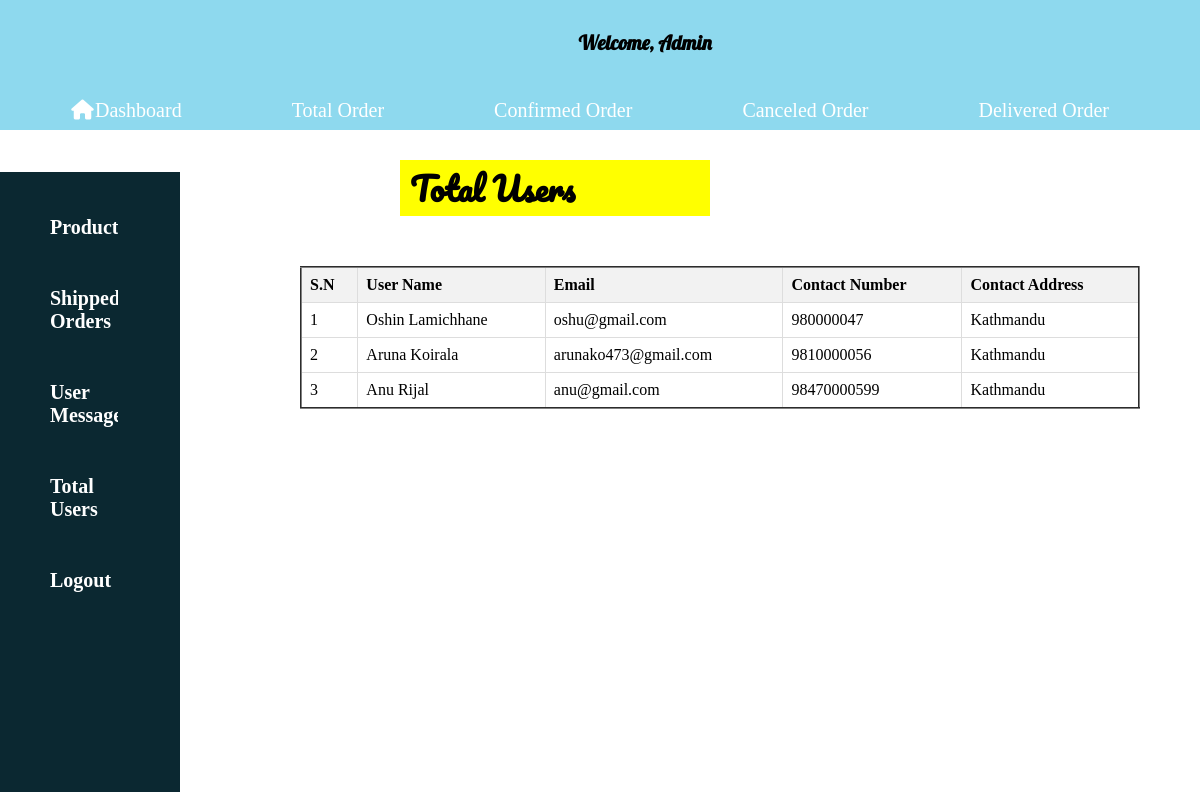
The page /Admin/TotalUsers.php on the database its author committed.
### tables this page shows
CREATE TABLE `customer_details` (
  `cid` int(255) NOT NULL,
  `sid` int(255) DEFAULT NULL,
  `photo` varchar(255) DEFAULT NULL,
  `phone` varchar(15) NOT NULL,
  `address` varchar(255) DEFAULT NULL
);

CREATE TABLE `signup` (
  `sid` int(255) NOT NULL,
  `username` varchar(255) NOT NULL,
  `email` varchar(255) NOT NULL,
  `password` varchar(255) NOT NULL
);

### Admin/TotalUsers.php (the view, shortened to what this page needs)
<?php
include('layout/headpart.php');
$conn = new mysqli("localhost", "root", "", "obms");
$sql = "SELECT * FROM signup
    INNER JOIN customer_details ON signup.sid = customer_details.cid  ";
$result = mysqli_query($conn, $sql);
?>
<link rel="stylesheet" href="assets/css/order.css">
<?php    include('layout/sidebar.php'); ?>
<div class="main-div">
        <h1 class="to">Total Users</h1>
        <div class="orders-list">
            <table style="width:70%;" border="2">
                <tr>
                    <th>S.N</th>
                    <th>User Name</th>
                    <th>Email</th>
                    <th>Contact Number</th>
                    <th>Contact Address</th>
                </tr>
                <?php
                $count = 1;
                while ($row = mysqli_fetch_assoc($result)) {
                ?>
                <tr>
                    <td><?php echo $count; ?></td>
                    <td><?php echo  $row['username']; ?></td>
                    <td><?php echo $row['email']; ?></td>
                    <td><?php echo $row['phone']; ?></td>
                    <td><?php echo $row['address']; ?></td>
                </tr>
                <?php
                    $count++;
                }
                ?>
            </table>
        </div>
</div>

### Admin/layout/headpart.php (shortened to what this page needs)
<!DOCTYPE html>
<html lang="en">
<head>
    <link rel="stylesheet" href="https://cdnjs.cloudflare.com/ajax/libs/font-awesome/6.5.1/css/all.min.css"
 />
    <link rel="stylesheet" href="./assets/css/headpart.css">
</head>
<body>
     <div id="header">
            <h2>Welcome, Admin</h2>
           <ul>
                <li><a class="active" href="index.php"><i class="fa fa-fw fa-home"></i>Dashboard</a></li>
                <li><a href="totalorder.php">Total Order</a></li>
                <li><a href="confirmorder.php">Confirmed Order</a></li>
                <li><a href="cancelorder.php">Canceled Order</a></li>
                <li><a href="delivered_orders.php">Delivered Order</a></li>
            </ul>
    </div>

### Admin/layout/sidebar.php
 <link rel="stylesheet" href="./assets/css/headpart.css">
<div id="container">
        <div class="side-bar">
            <ul>
                <li><a href="productdetails.php"> Product</a></li>
                <li><a href="shipped_order.php"> Shipped Orders</a></li>
                <li><a href="TotalMessage.php"> User Message</a></li>
                <li><a href="TotalUsers.php"> Total Users</a></li>
                <li><a href="logout.php">Logout</a></li>
            </ul>
        </div>
    </div>

### Admin/assets/css/headpart.css (style rules this page uses)
* { margin: 0; padding: 0; }
#header { width: 100%; height: 130px; background-color:rgb(142, 217, 238); position: fixed; top: 0; }
h2 { width: 210px; display: block; margin: 30px 1px; font-family: "Lobster", sans-serif; font-size: 20px; float:left; padding-right: 750px; color: black; text-align: center; margin-left: 540px; }
li { float: left; margin-left: 30px; overflow: hidden; margin-bottom: 50px; }
li a { font-size: 20px; display: block; color: white; text-align: center; padding: 14px 40px; text-decoration: none; }
.side-bar { width: 15%; top: 21.5%; height: 75%; display: block; float: left; background-color: rgb(11, 40, 49); position: fixed; padding-top: 20px; }
.side-bar a { text-decoration: none; font-size: 20px; color:white; font-weight: bold; }
.side-bar li { margin: 10px; width: 60%; list-style: none; }

### Admin/assets/css/order.css (style rules this page uses)
.to { font-family: "Pacifico", cursive; width: 300px; background-color: yellow; margin-top: 160px; margin-left: 400px; margin-bottom: 40px; padding-left: 10px; }
table { width: 100%; border-collapse: collapse; margin-top: 50px; margin-left: 300px; }
table th { background-color: #f2f2f2; border: 1px solid #ddd; padding: 8px; text-align: left; }
table td { border: 1px solid #dddddd; text-align: left; padding: 8px; }

### rows shown on the page
customer_details: signup.username "Oshin Lamichhane", signup.email "oshu@gmail.com", phone "980000047", address "Kathmandu"
customer_details: signup.username "Aruna Koirala", signup.email "arunako473@gmail.com", phone "9810000056", address "Kathmandu"
customer_details: sid.username "Anu Rijal", sid.email "anu@gmail.com", phone "98470000599", address "Kathmandu"
